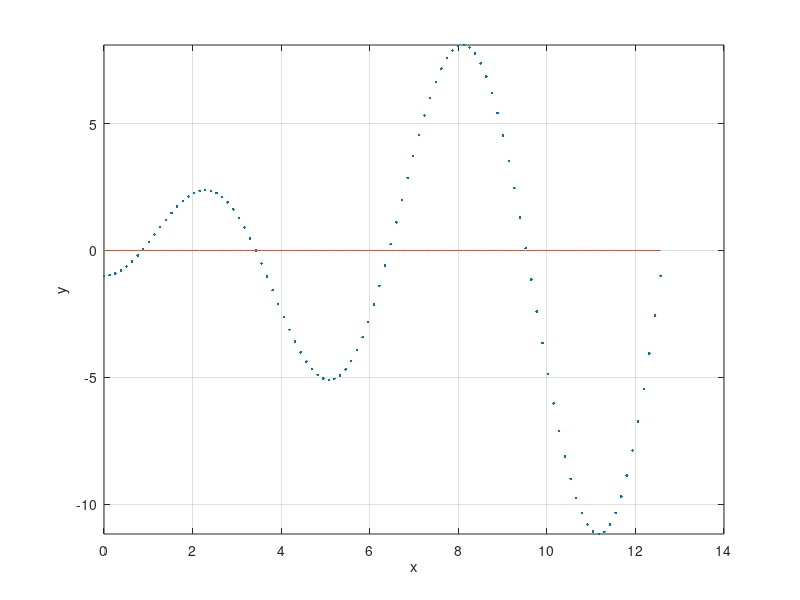

The MATLAB source for this figure: (Note: this script raises an error after producing the figure.)
a=0;
b=4*pi;
x = linspace(a,b,100);
h = 0.001; maxcount = 1000; eps = 0.001;
f=@(x)sin(x).*(x)-cos(x);
y = f(x);
plot(x,f(x),'.',x,0*x,'-'); grid on
xlabel('x'); ylabel('y')
hold on
ylim([min(y),max(y)]);
z = ginput(1);
x1=z(1);
i=0;
while(i<maxcount)
    yh=(f(x1+h)-f(x1))/h;
    x1=x1-f(x1)/yh;
    L=line([x1,x1],[0,f(x1)]);
    set(L,'LineStyle','-.')
    delete(L)
    if abs(f(x1))<eps break; end;
    i=i+1;
end
P=plot(x,f(x1)+yh*(x-x1),':',x1,f(x1),'*',x1,0,'*',x1,f(x1),'o')
hold off

